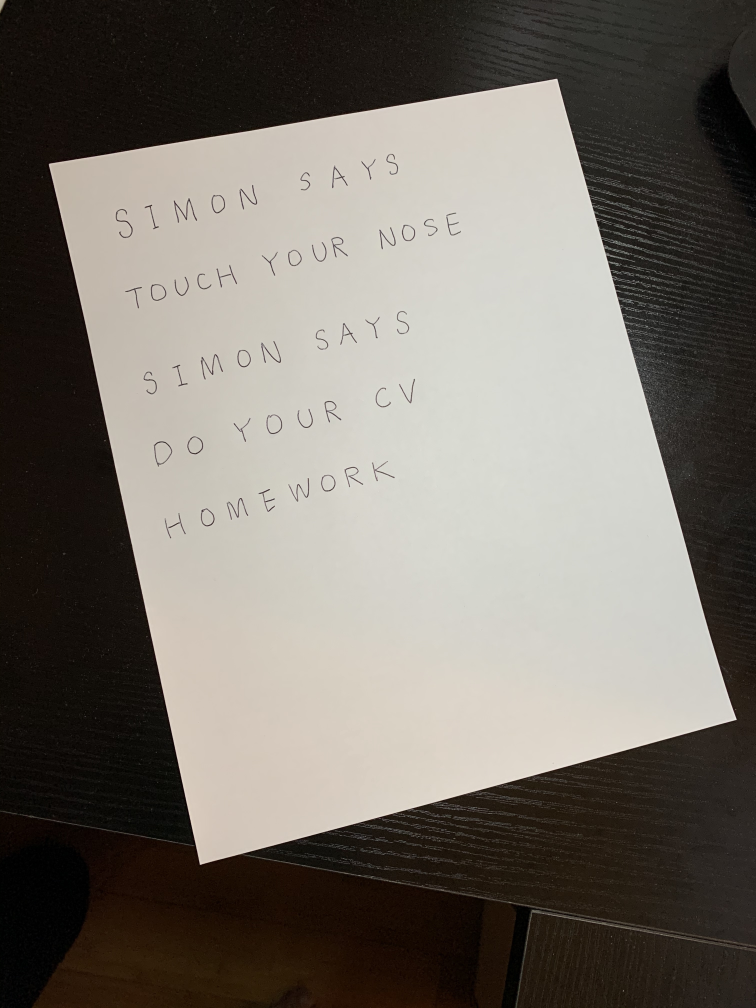
#> input picture images/simon2.jpg, 3024 x 4032 px (shown at 1/4 size)
$ python main.py   (older library calls are emulated)
#> lines starting #> are read from the running program, lines starting #| are printed output that depends on the picture; after the words box and inside, x2 and y2 are one past the last pixel; in counts of white or black regions, pixels touching at a corner belong together
### img_effect.py
import numpy as np
import cv2
from skimage.filters import threshold_local
import imutils
import skimage
import skimage.measure
import skimage.color
import skimage.restoration
import skimage.io
import skimage.filters
import skimage.morphology
import skimage.segmentation
from text_effect import *

def order_points(pts):
    # initialzie a list of coordinates that will be ordered
    # such that the first entry in the list is the top-left,
    # the second entry is the top-right, the third is the
    # bottom-right, and the fourth is the bottom-left
    rect = np.zeros((4, 2), dtype = "float32")

    # the top-left point will have the smallest sum, whereas
    # the bottom-right point will have the largest sum
    s = pts.sum(axis = 1)
    rect[0] = pts[np.argmin(s)]
    rect[2] = pts[np.argmax(s)]

    # now, compute the difference between the points, the
    # top-right point will have the smallest difference,
    # whereas the bottom-left will have the largest difference
    diff = np.diff(pts, axis = 1)
    rect[1] = pts[np.argmin(diff)]
    rect[3] = pts[np.argmax(diff)]

    # return the ordered coordinates
    return rect

def four_point_transform(image, pts):
    # obtain a consistent order of the points and unpack them
    # individually
    rect = order_points(pts)
    (tl, tr, br, bl) = rect

    # compute the width of the new image, which will be the
    # maximum distance between bottom-right and bottom-left
    # x-coordiates or the top-right and top-left x-coordinates
    widthA = np.sqrt(((br[0] - bl[0]) ** 2) + ((br[1] - bl[1]) ** 2))
    widthB = np.sqrt(((tr[0] - tl[0]) ** 2) + ((tr[1] - tl[1]) ** 2))
    maxWidth = max(int(widthA), int(widthB))

    # compute the height of the new image, which will be the
    # maximum distance between the top-right and bottom-right
    # y-coordinates or the top-left and bottom-left y-coordinates
    heightA = np.sqrt(((tr[0] - br[0]) ** 2) + ((tr[1] - br[1]) ** 2))
    heightB = np.sqrt(((tl[0] - bl[0]) ** 2) + ((tl[1] - bl[1]) ** 2))
    maxHeight = max(int(heightA), int(heightB))

    # now that we have the dimensions of the new image, construct
    # the set of destination points to obtain a "birds eye view",
    # (i.e. top-down view) of the image, again specifying points
    # in the top-left, top-right, bottom-right, and bottom-left
    # order
    dst = np.array([
                    [0, 0],
                    [maxWidth - 1, 0],
                    [maxWidth - 1, maxHeight - 1],
                    [0, maxHeight - 1]], dtype = "float32")

    # compute the perspective transform matrix and then apply it
    M = cv2.getPerspectiveTransform(rect, dst)
    warped = cv2.warpPerspective(image, M, (maxWidth, maxHeight))

    # return the warped image
    return warped

def warp(img):
    # compute the ratio of the old height
    # to the new height, clone it, and resize it
    ratio = img.shape[0] / 500.0
    orig = img.copy()
    img = imutils.resize(img, height = 500)

    # convert the image to grayscale, blur it, and find edges
    # in the image
    gray = cv2.cvtColor(img, cv2.COLOR_BGR2GRAY)
    gray = cv2.GaussianBlur(gray, (5, 5), 0)
    edged = cv2.Canny(gray, 75, 200)

    # find the contours in the edged image, keeping only the
    # largest ones, and initialize the screen contour
    cnts = cv2.findContours(edged.copy(), cv2.RETR_LIST, cv2.CHAIN_APPROX_SIMPLE)
    cnts = imutils.grab_contours(cnts)
    cnts = sorted(cnts, key = cv2.contourArea, reverse = True)[:5]

    # loop over the contours
    for c in cnts:
        # approximate the contour
        peri = cv2.arcLength(c, True)
        approx = cv2.approxPolyDP(c, 0.02 * peri, True)

        # if our approximated contour has four points, then we
        # can assume that we have found our screen
        ### todo: incomplete document with more than 4 edges
        if len(approx) == 4:
            screenCnt = approx
            break

    # apply the four point transform to obtain a top-down
    # view of the original image
    warped = four_point_transform(orig, screenCnt.reshape(4, 2) * ratio)

    # convert the warped image to grayscale, then threshold it
    # to give it that 'black and white' paper effect
    warped = cv2.cvtColor(warped, cv2.COLOR_BGR2GRAY)
    T = threshold_local(warped, 11, offset = 10, method = "gaussian")
    warped = (warped > T).astype("uint8") * 255
    warped = cv2.cvtColor(warped, cv2.COLOR_GRAY2RGB)

    # show the original and scanned images
    #print("STEP 3: Apply perspective transform")
    cv2.imshow("Original", imutils.resize(orig, height = 650))
    cv2.imshow("Scanned", imutils.resize(warped, height = 650))
    cv2.waitKey(0)
    cv2.destroyAllWindows()

    return warped

# [42 lines left out: function starwars, not called in this run]

def find_bboxes(img):
    bboxes = []
    bw = None
    # insert processing in here
    # one idea estimate noise -> denoise -> greyscale -> threshold -> morphology -> label -> skip small boxes
    # this can be 10 to 15 lines of code using skimage functions

    gray = cv2.cvtColor(img, cv2.COLOR_RGB2GRAY)
    # denoise
    denoise = skimage.restoration.denoise_bilateral(gray, multichannel=False)

    # threshold
    th = skimage.filters.threshold_otsu(denoise)

    # morphology
    opening = skimage.morphology.closing(denoise < th, skimage.morphology.square(2))

    # remove artifacts connected to image border
    cleared = skimage.segmentation.clear_border(opening)

    # label
    label = skimage.measure.label(cleared, connectivity=2)

    # skip small boxes
    props = skimage.measure.regionprops(label)
    area = [x.area for x in props]
    mean_area = sum(area) / len(area)
    bboxes = [x.bbox for x in props if x.area > mean_area / 2.1]
    bw = 1.0 - cleared  # character: 0.0, background: 1.0

    return bboxes, bw

# [12 lines that do not run on import are left out]

### main.py
import numpy as np
import os
import cv2
import matplotlib.pyplot as plt
import matplotlib.patches
from matplotlib.widgets import Button, CheckButtons, RectangleSelector

from img_effect import *
from text_effect import *

class GUI(object):
    def __init__(self, img, bboxes):
        self.img = img
        self.bboxes = bboxes
        self.selected_bboxes = []
        self.labels = ["Bold", "Italic", "Underline", "Highlight", "StrikeThrough", "StarWars"]
        self.f = [False for x in self.labels]
        self.fList = [bold, italic, underline, highlight, strikethrough, starwars]
        fig, self.ax = plt.subplots()

        # Button
        axnext = plt.axes([0.81, 0.05, 0.1, 0.075])
        bnext = Button(axnext, 'Apply')
        bnext.on_clicked(self.apply)

        rax = plt.axes([0.01, 0.4, 0.25, 0.5])
        check = CheckButtons(rax, self.labels)
        check.on_clicked(self.check_effects)

        # Select region
        # drawtype is 'box' or 'line' or 'none'
        toggle_selector.RS = RectangleSelector(self.ax, self.line_select_callback,
                                       drawtype='box', useblit=True,
                                       button=[1, 3],  # don't use middle button
                                       minspanx=5, minspany=5,
                                       spancoords='pixels',
                                       interactive=True)
        print("\n      click  -->  release")
        plt.connect('key_press_event', toggle_selector)
        self.ax.imshow(img, cmap='gray')
        plt.show()

    # [8 lines left out: function apply, not called in this run]

    def check_effects(self, label):
        index = self.labels.index(label)
        self.f[index] = not self.f[index]

    # [18 lines left out: functions line_select_callback, toggle_selector, not called in this run]

if __name__ == "__main__":
    img = cv2.imread('images/simon2.jpg')
#> img is the input picture: shape (4032, 3024, 3); mean B, G, R 104.2, 111.6, 117.1
    img = warp(img)
#> in warp, `gray = cv2.GaussianBlur(gray, (5, 5), 0)`:
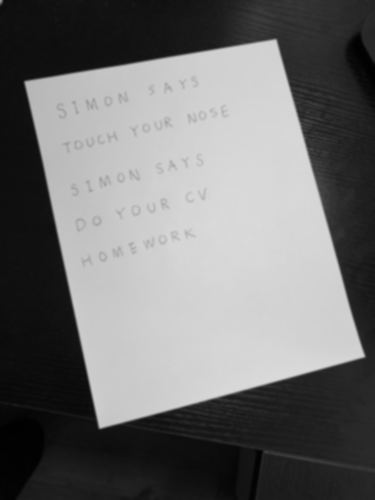
#> gray: shape (500, 375); min 1, max 218, mean 112.4
#> in warp, `edged = cv2.Canny(gray, 75, 200)`:
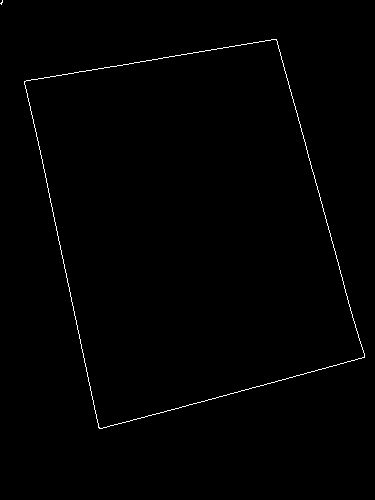
#> edged: shape (500, 375); 0.63% white in thin lines or dots, all inside (x1, y1, x2, y2) = (0, 0, 365, 429)
#> in warp, `cnts = cv2.findContours(edged.copy(), cv2.RETR_LIST, cv2.CHAIN_APPROX_..`: cnts = 3 contours, 1 with area under 20; largest, box (x1, y1, x2, y2) and area: (24, 39, 365, 429) 90682, (24, 39, 365, 429) 90679
#> the loop in warp, `for c in cnts:` made 1 pass
#> (peri, screenCnt) on pass 1: (1296.3, [[276, 39], [24, 81], [99, 428], [364, 357]])
#> in order_points, `s = pts.sum(axis = 1)`: s = [2540.2, 846.7, 4249.7, 5814.1]
#> in order_points, `diff = np.diff(pts, axis = 1)`: diff = [-1911.2, 459.6, 2653.1, -56.45]
#> in four_point_transform, `rect = order_points(pts)`: rect = [[193.5, 653.2], [2225.7, 314.5], [2935.3, 2878.8], [798.3, 3451.4]]
#> in four_point_transform, `(tl, tr, br, bl) = rect`: tl = [193.5, 653.2]; tr = [2225.7, 314.5]; br = [2935.3, 2878.8]; bl = [798.3, 3451.4]
#> in four_point_transform, `widthA = np.sqrt(((br[0] - bl[0]) ** 2) + ((br[1] - bl[1]) ** 2))`: widthA = 2212.3
#> in four_point_transform, `widthB = np.sqrt(((tr[0] - tl[0]) ** 2) + ((tr[1] - tl[1]) ** 2))`: widthB = 2060.2
#> in four_point_transform, `maxWidth = max(int(widthA), int(widthB))`: maxWidth = 2212
#> in four_point_transform, `heightA = np.sqrt(((tr[0] - br[0]) ** 2) + ((tr[1] - br[1]) ** 2))`: heightA = 2660.7
#> in four_point_transform, `heightB = np.sqrt(((tl[0] - bl[0]) ** 2) + ((tl[1] - bl[1]) ** 2))`: heightB = 2862.8
#> in four_point_transform, `maxHeight = max(int(heightA), int(heightB))`: maxHeight = 2862
#> in four_point_transform, `dst = np.array([ [0, 0], [maxWidth - 1, 0], [maxWidth - 1, maxHeight -..`: dst = [[0, 0], [2211, 0], [2211, 2861], [0, 2861]]
#> in four_point_transform, `M = cv2.getPerspectiveTransform(rect, dst)`: M = [[0.994, -0.215, -52.06], [0.181, 1.08, -743.1], [-2.89e-05, 3.53e-05, 1]]
#> in four_point_transform, `warped = cv2.warpPerspective(image, M, (maxWidth, maxHeight))`:
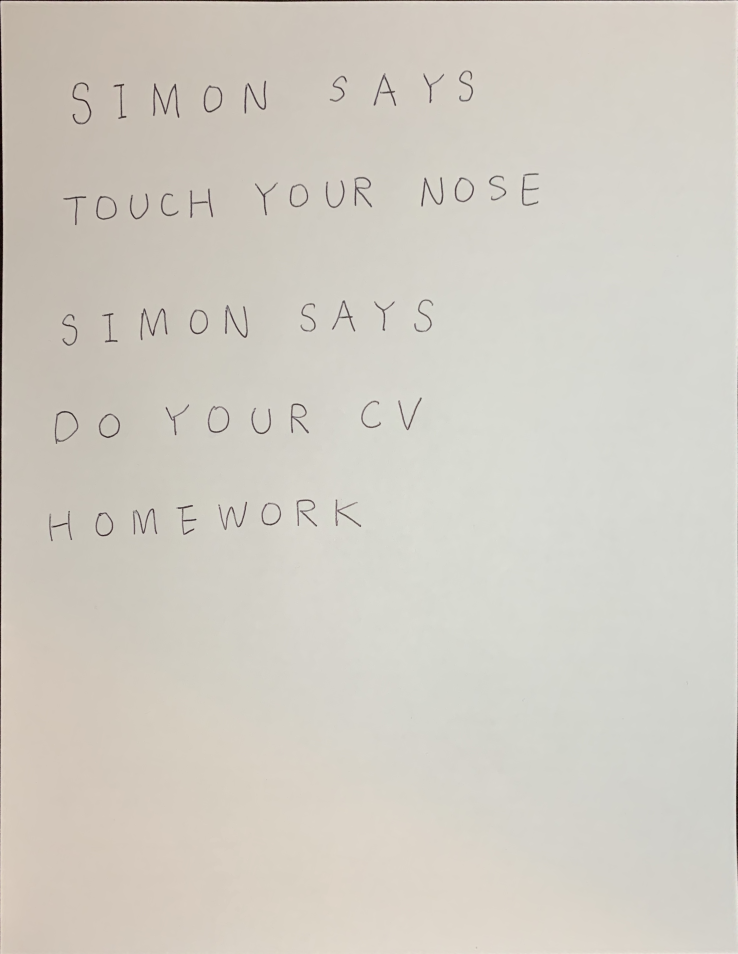
#> warped: shape (2862, 2212, 3) (shown at 1/3 size); mean B, G, R 195.9, 205, 209.4
#> in warp, `T = threshold_local(warped, 11, offset = 10, method = "gaussian")`:
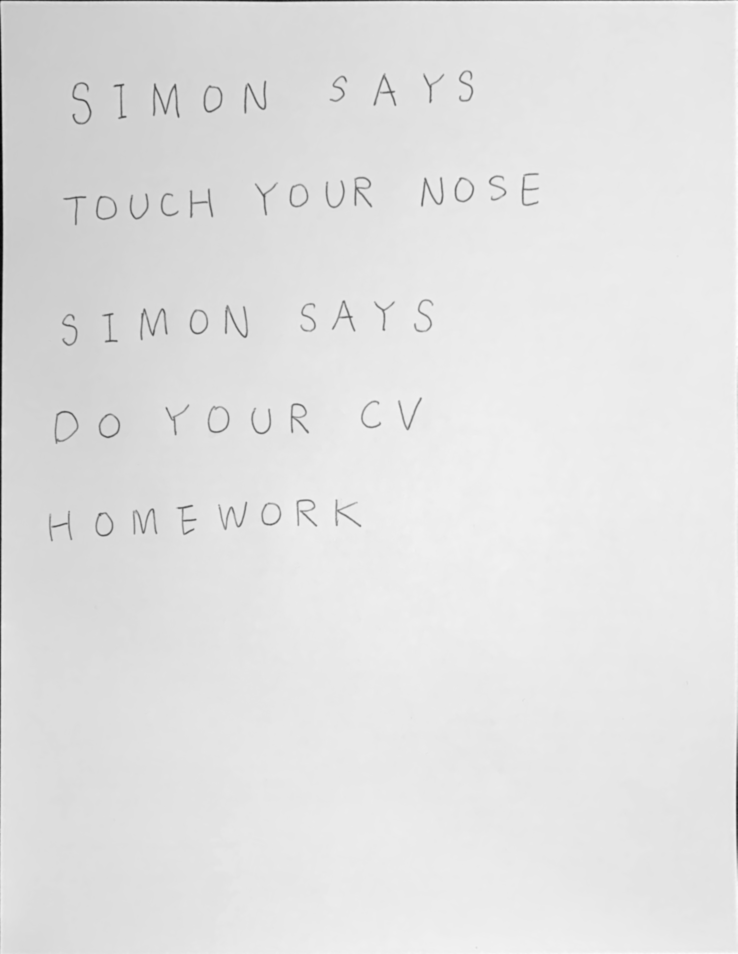
#> T: shape (2862, 2212) float64 (shown at 1/3 size); min -5.33, max 221.1, mean 195.3; drawn with min black and max white
#> in warp, `warped = (warped > T).astype("uint8") * 255`: warped: shape (2862, 2212); 99.3% white; 275 black regions (201 under 20 px), largest, box (x1, y1, x2, y2) and area: (0, 0, 2212, 2862) 11078, (459, 250, 538, 354) 1319, (421, 925, 502, 1021) 1131
#> in warp, `cv2.imshow("Scanned", imutils.resize(warped, height = 650))`:
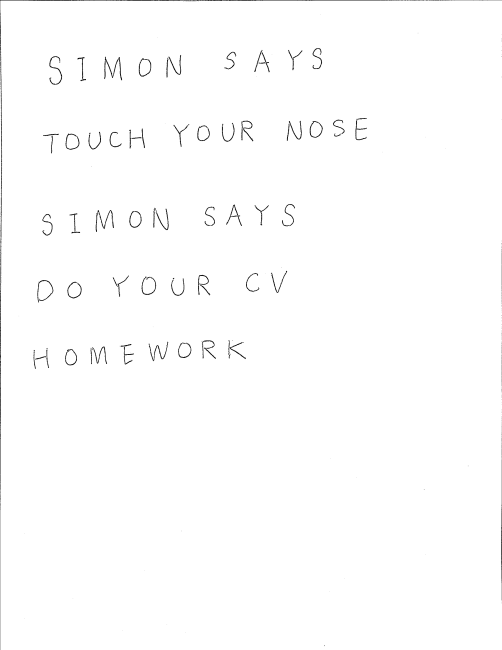
#> window 'Scanned': shape (650, 502, 3); min 4, max 255, mean 253.1
    bboxes, _ = find_bboxes(img)
#> in find_bboxes, `th = skimage.filters.threshold_otsu(denoise)`: th = 0.00195
#> in find_bboxes, `opening = skimage.morphology.closing(denoise < th, skimage.morphology...`: opening: shape (2862, 2212) bool; 0.76% white; 201 white regions (131 under 20 px), largest, box (x1, y1, x2, y2) and area: (0, 0, 2212, 2862) 11809, (459, 250, 538, 354) 1334, (421, 925, 502, 1021) 1170
#> in find_bboxes, `cleared = skimage.segmentation.clear_border(opening)`:
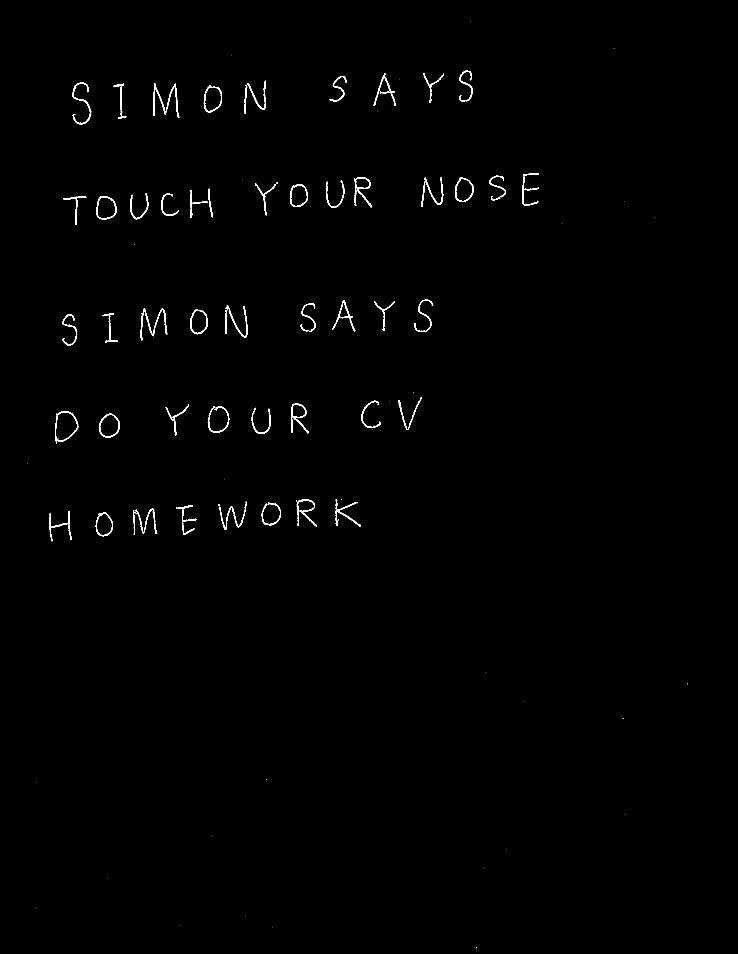
#> cleared: shape (2862, 2212) bool (shown at 1/3 size); 0.54% white; 110 white regions (47 under 20 px)
#> in find_bboxes, `label = skimage.measure.label(cleared, connectivity=2)`: label: shape (2862, 2212) int32; 111 distinct labels, from 0 to 110
#> in find_bboxes, `props = skimage.measure.regionprops(label)`: props = 110 regions; largest, box (x1, y1, x2, y2) and area: (459, 250, 538, 354) 1334, (421, 925, 502, 1021) 1170, (217, 248, 274, 373) 966, (1063, 531, 1116, 622) 917, (656, 1505, 741, 1590) 910
#> in find_bboxes, `area = [x.area for x in props]`: area = 110 values, max 1334 at index 12, min 1 at index 0, mean 313.3
#> in find_bboxes, `mean_area = sum(area) / len(area)`: mean_area = 313.3
#> in find_bboxes, `bboxes = [x.bbox for x in props if x.area > mean_area / 2.1]`: bboxes = 57 items, first 6: (212, 1377, 304, 1419), (220, 1270, 309, 1332), (225, 1121, 317, 1154), (228, 989, 305, 1041), (230, 1147, 318, 1188), (242, 743, 329, 798)
#> in find_bboxes, `bw = 1.0 - cleared`:
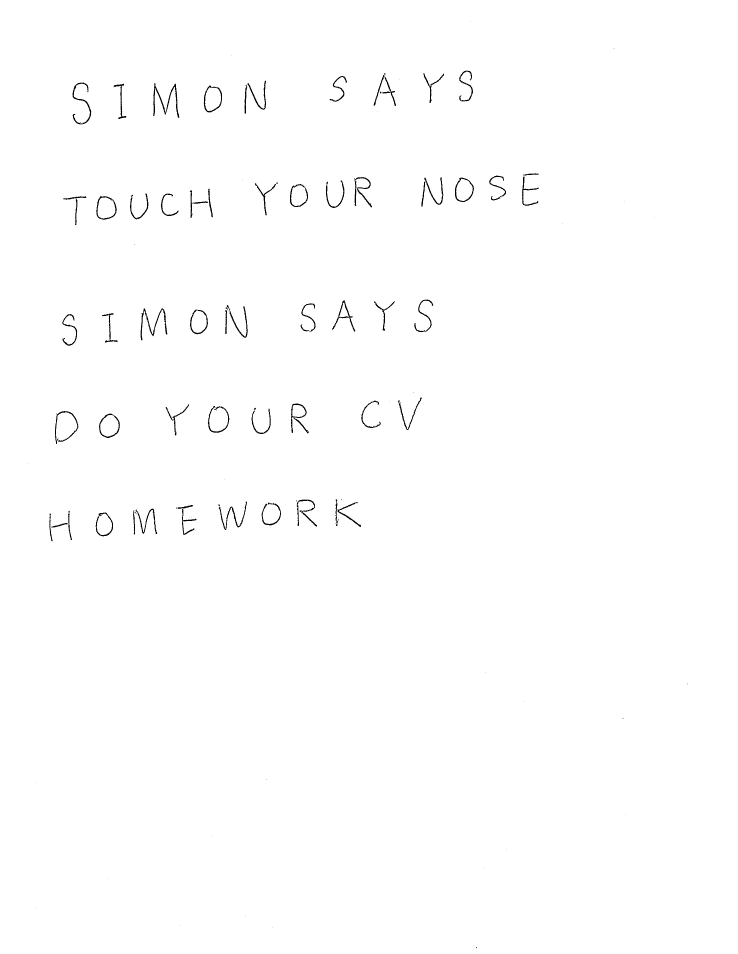
#> bw: shape (2862, 2212) float64 (shown at 1/3 size); values 0 (black) and 1 (white), 99.5% white; 110 black regions (47 under 20 px), largest, box (x1, y1, x2, y2) and area: (459, 250, 538, 354) 1334, (421, 925, 502, 1021) 1170, (217, 248, 274, 373) 966
    gui = GUI(img, bboxes)
#> in __init__, `self.bboxes = bboxes`: self.bboxes has the same summary as bboxes in find_bboxes
#> (the run stopped early here; a loop or call above may not have finished)

$ run again, with images/03_haiku.jpg copied over images/simon2.jpg
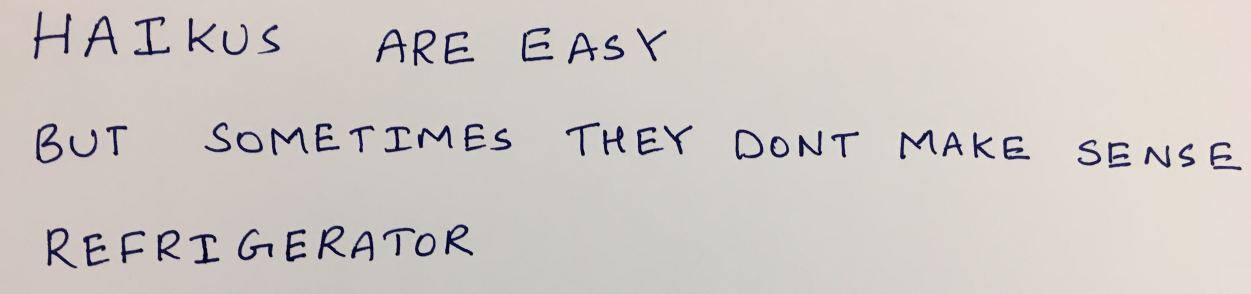
#> input picture images/03_haiku.jpg, 3753 x 880 px (shown at 1/3 size)
#> img is the input picture: shape (880, 3753, 3); mean B, G, R 196.8, 201.1, 206.8
#> img: shape (500, 2132, 3)
#> in warp, `gray = cv2.cvtColor(img, cv2.COLOR_BGR2GRAY)`:
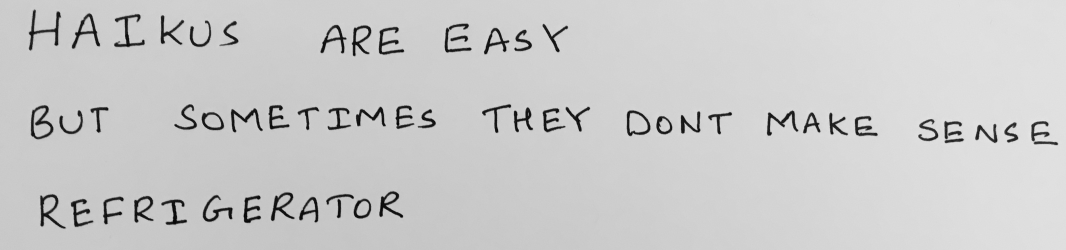
#> gray: shape (500, 2132) (shown at 1/2 size); min 3, max 235, mean 202.3
#> in warp, `edged = cv2.Canny(gray, 75, 200)`:
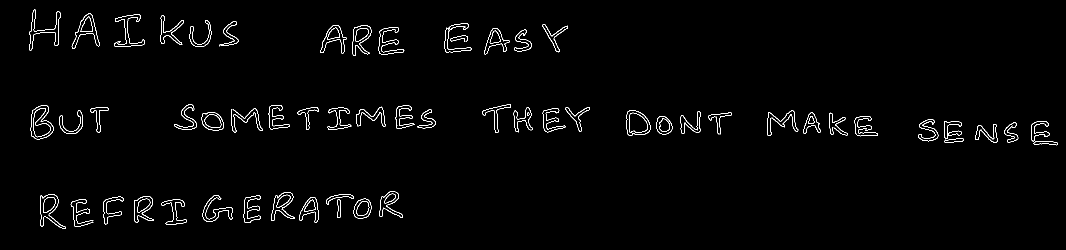
#> edged: shape (500, 2132) (shown at 1/2 size); 1.5% white in thin lines or dots, all inside (x1, y1, x2, y2) = (58, 19, 2116, 457)
#> in warp, `cnts = cv2.findContours(edged.copy(), cv2.RETR_LIST, cv2.CHAIN_APPROX_..`: cnts = 141 contours, 9 with area under 20; largest, box (x1, y1, x2, y2) and area: (1253, 221, 1301, 272) 1910, (1253, 221, 1301, 272) 1874, (80, 388, 132, 457) 1592, (80, 388, 131, 457) 1514, (143, 27, 200, 98) 1432
#> in warp, `cnts = sorted(cnts, key = cv2.contourArea, reverse = True)[:5]`: cnts = 5 contours; box (x1, y1, x2, y2) and area: (1253, 221, 1301, 272) 1910, (1253, 221, 1301, 272) 1874, (80, 388, 132, 457) 1592, (80, 388, 131, 457) 1514, (143, 27, 200, 98) 1432
#> the loop in warp, `for c in cnts:` made 5 passes
#> peri on passes 1 to 5: 174.5, 173.5, 270.7, 271.8, 260.9
